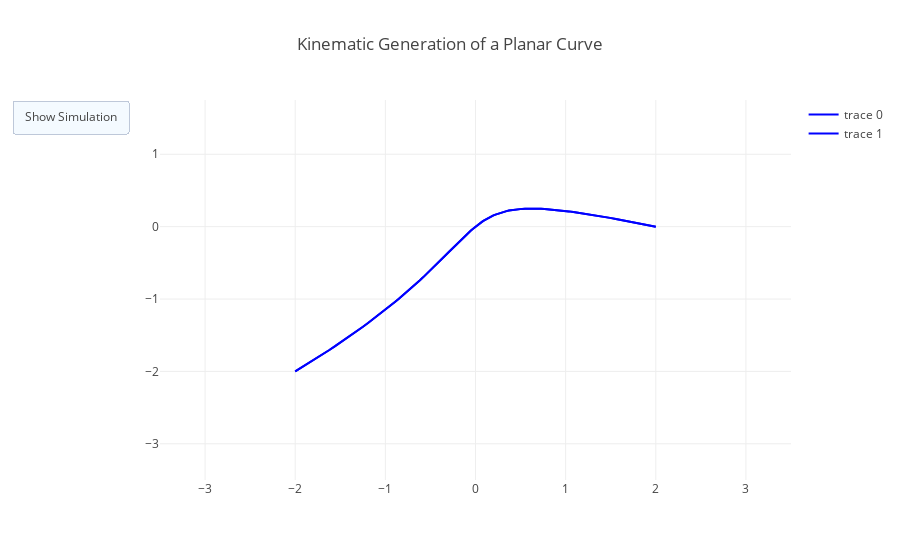

Notebook source saved alongside this figure:
### Code cell
from plotly.offline import init_notebook_mode, iplot
from IPython.display import display, HTML
import numpy as np

init_notebook_mode(connected=True)

t=np.linspace(-1,1,100)
x=t+t**3
y=t-t**2
xm=np.min(x)-1.5
xM=np.max(x)+1.5
ym=np.min(y)-1.5
yM=np.max(y)+1.5
N=100
s=np.linspace(-1,1,N)
xx=s+s**3
yy=s-s**2


data=[dict(x=x, y=y, 
           mode='lines', 
           line=dict(width=2, color='blue')
          ),
      dict(x=x, y=y, 
           mode='lines', 
           line=dict(width=2, color='blue')
          )
    ]

layout=dict(xaxis=dict(range=[xm, xM], autorange=False, zeroline=False),
            yaxis=dict(range=[ym, yM], autorange=False, zeroline=False),
            title='Kinematic Generation of a Planar Curve', hovermode='closest',
            updatemenus= [{'type': 'buttons',
                           'buttons': [{'label': 'Show Simulation',
                                        'method': 'animate',
                                        'args': [None]}]}])

frames=[dict(data=[dict(x=[xx[k]], 
                        y=[yy[k]], 
                        mode='markers', 
                        marker=dict(color='red', size=10)
                        )
                  ]) for k in range(N)]    
          
figure1=dict(data=data, layout=layout, frames=frames)          
iplot(figure1)
